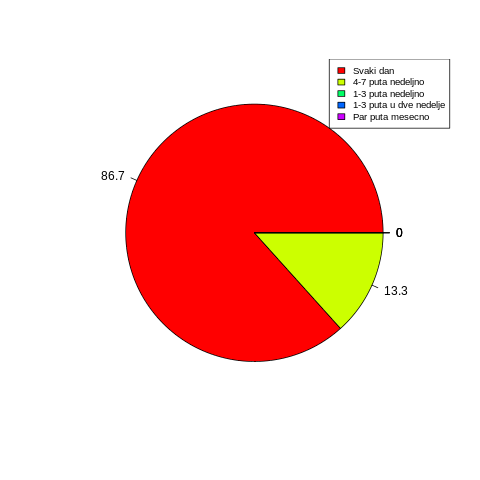

The R source for this figure:
showKolicinaKoriscenja <- function () {
	labels <- c('Svaki dan', '4-7 puta nedeljno', '1-3 puta nedeljno', '1-3 puta u dve nedelje', 'Par puta mesecno')
	count <- c()
	for (i in 1:5) {
		currCount <- 0
		for (j in 1:length(data$'kolicinaKoriscenja')) {
			if (data$'kolicinaKoriscenja'[j] == labels[i]) {
				currCount = currCount + 1
			}
		}
		count = c(count, currCount)
	}

	pieprecent <- round(100*count/sum(count), 1)

	png(file = 'kolicina-koriscenja.png')

	pie(count, labels = pieprecent, col = rainbow(length(count)))
	legend('topright', labels, cex = 0.8, fill = rainbow(length(count)))

	dev.off()
}
